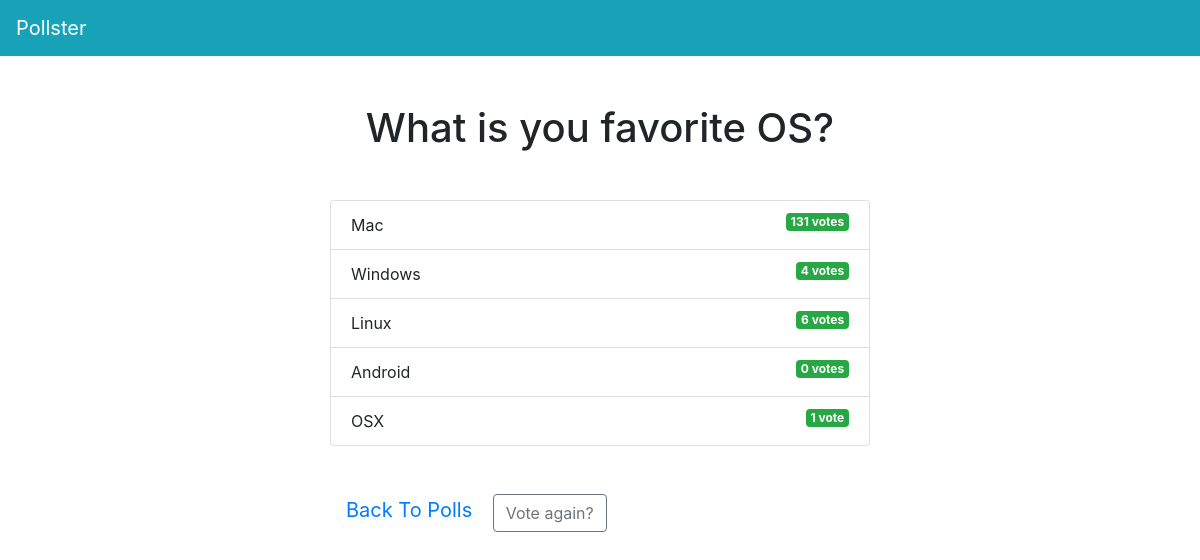
The page /polls/4/results/ on the database its author committed.
### polls/models.py (models this page shows, shortened)
class Question(models.Model):
    question_text = models.CharField(max_length=255)
    pub_date = models.DateTimeField('date published')

class Choice(models.Model):
    question = models.ForeignKey(Question, on_delete=models.CASCADE)
    choice_text = models.CharField(max_length=255)
    votes = models.IntegerField(default=0)

### polls/views.py (the view)
# urls.py: path('<int:question_id>/results/', views.results, name='results'),
def results(request, question_id):
  question = get_object_or_404(Question, pk=question_id)
  return render(request, 'polls/results.html', { 'question': question })

### templates/polls/results.html
{% extends 'base.html' %} {% block content %}
<h1 class="mb-5 text-center">{{ question.question_text }}</h1>
<ul class="list-group mb-5">
  {% for choice in question.choice_set.all %}
  <li class="list-group-item">
    {{ choice.choice_text }}
    <span class="badge badge-success float-right"
      >{{ choice.votes }} vote{{ choice.votes | pluralize }}</span
    >
  </li>
  {% endfor %}
</ul>
<a class="btn-floating btn-lg btn-default" href="{% url 'polls:index' %}"
  >Back To Polls</a
>
<a
  class="btn btn-outline-secondary btn-rounded waves-effect"
  href="{% url 'polls:detail' question.id %}"
  >Vote again?</a
>
{% endblock %}

### rows shown on the page
Question: question_text "What is you favorite OS?"
Choice: choice_text "Mac", votes "131", votes|pluralize "s"
Choice: choice_text "Windows", votes "4", votes|pluralize "s"
Choice: choice_text "Linux", votes "6", votes|pluralize "s"
Choice: choice_text "Android", votes "0", votes|pluralize "s"
Choice: choice_text "OSX", votes "1"
